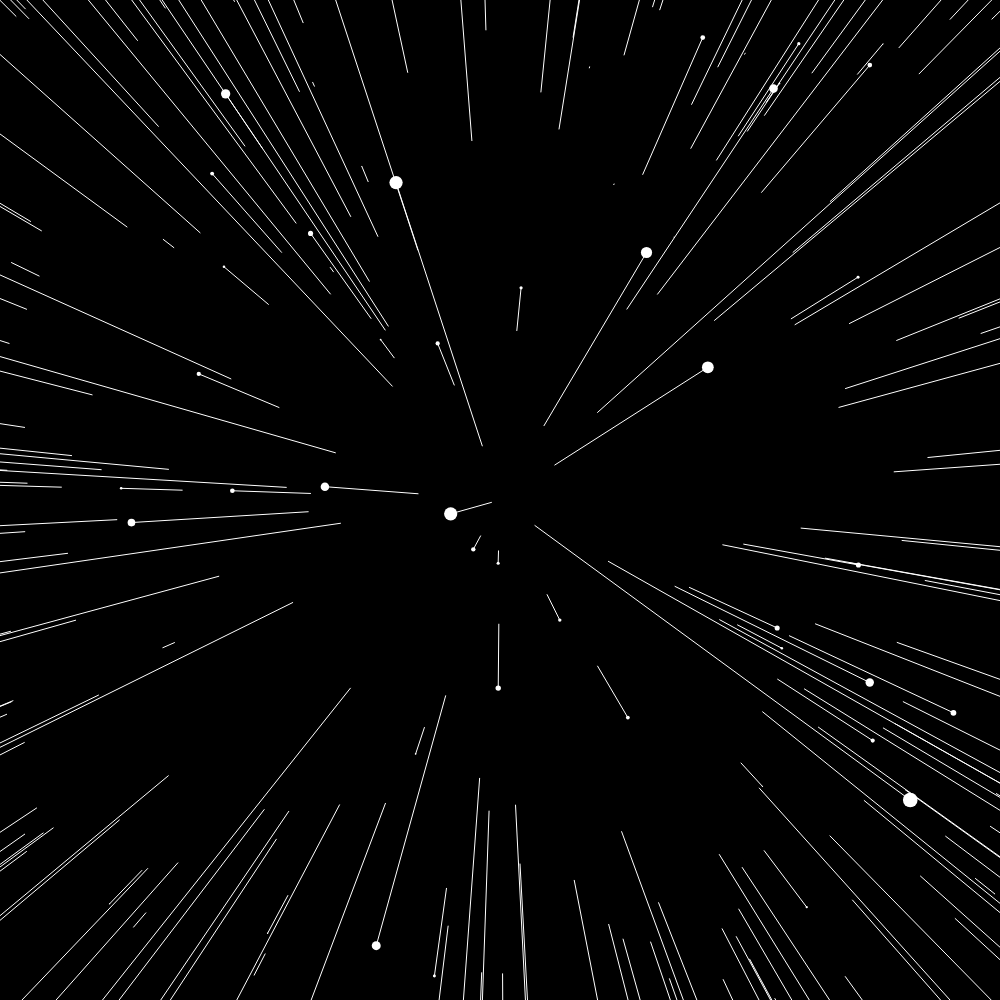
Frame 1 (no input)
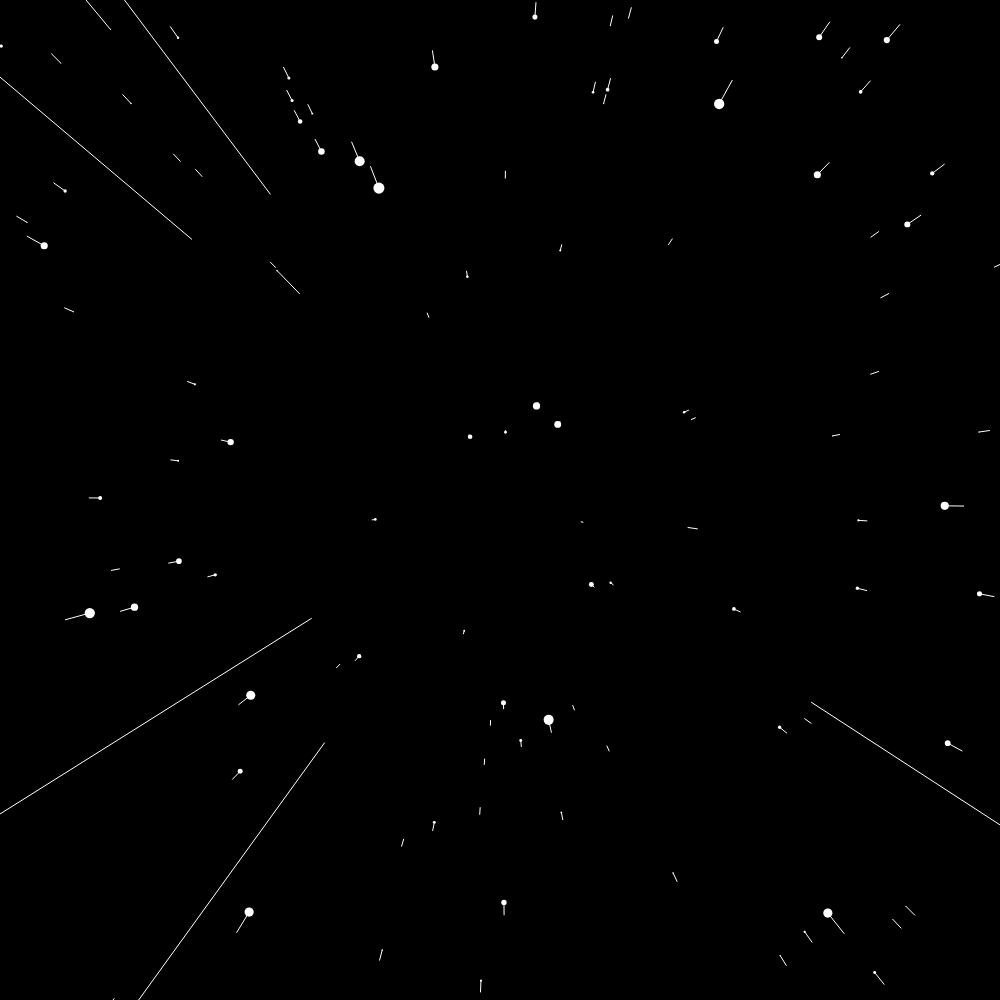
Frame 60 (no input)
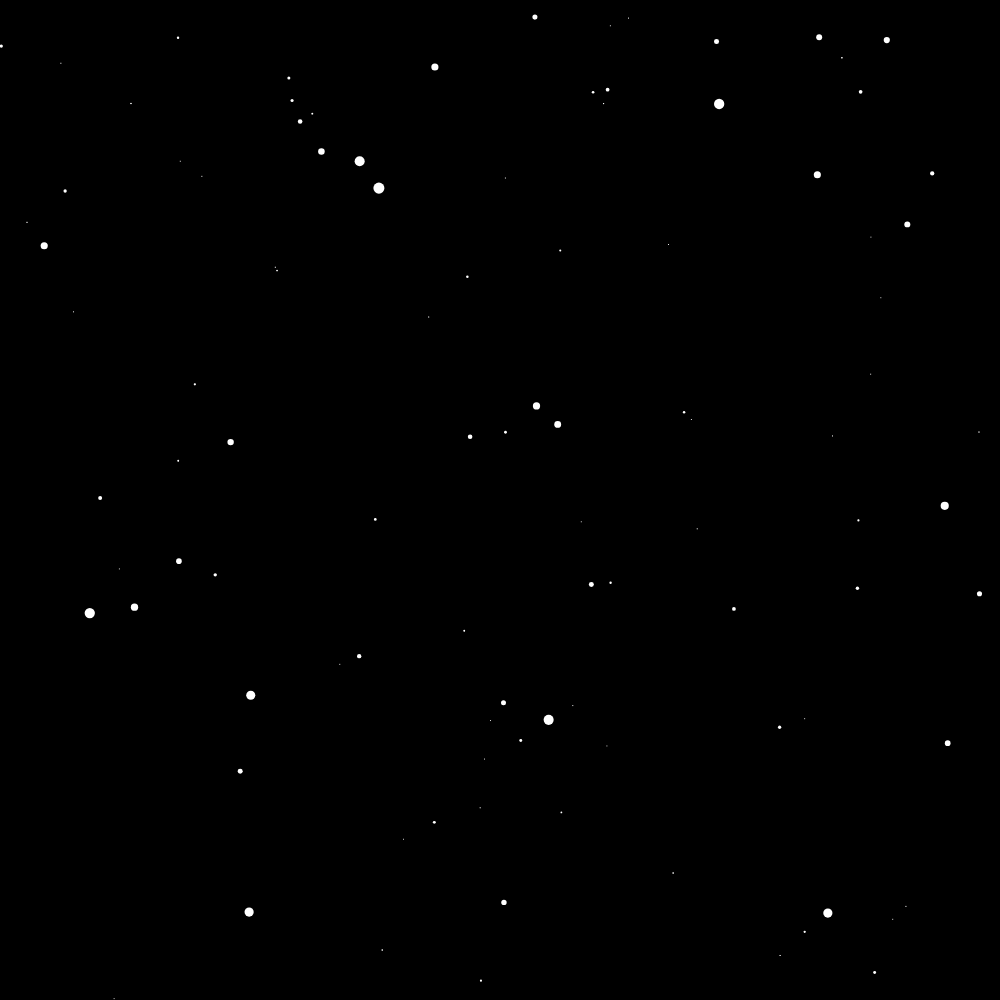
Frame 120 (the mouse pressed at the canvas centre since frame 60)

The p5.js sketch that drew these frames (run headless with seeded random() and noise() and a simulated clock; from frame 60 on, the mouse is pressed at the canvas centre):

// p5.js sketch
// ── sketch.js
const NUM_STARS = 800;
const MAX_SPEED = 20;

let stars = [];
let speed;

function setup() {
  const DIM = Math.min(windowWidth, windowHeight);
  createCanvas(DIM, DIM);
  for (let i = 0; i < NUM_STARS; i++) {
    stars[i] = new Star();
  }
}

function draw() {
  speed = map(mouseX, 0, width, -MAX_SPEED, MAX_SPEED);
  background(0);
  translate(width / 2, height / 2);
  for (const star of stars) {
    star.update();
    star.show();
  }
}

// ── Star.js
class Star {
  constructor() {
    this.init();
  }

  init() {
    this.sx = random(-width, width);
    this.sy = random(-height, height);
    this.z = random(width);
    this.px = this.sx;
    this.py = this.sy;
  }

  update() {
    this.z -= speed;
    if (this.z <= 0 || this.z >= width) this.init();
  }

  show() {
    fill(255);

    noStroke();
    const x = map(this.sx / this.z, 0, 1, 0, width);
    const y = map(this.sy / this.z, 0, 1, 0, height);
    const r = map(this.z, 0, width, 16, 0);
    ellipse(x, y, r, r);

    stroke(255);
    line(this.px, this.py, x, y);
    this.px = x;
    this.py = y;
  }
}
